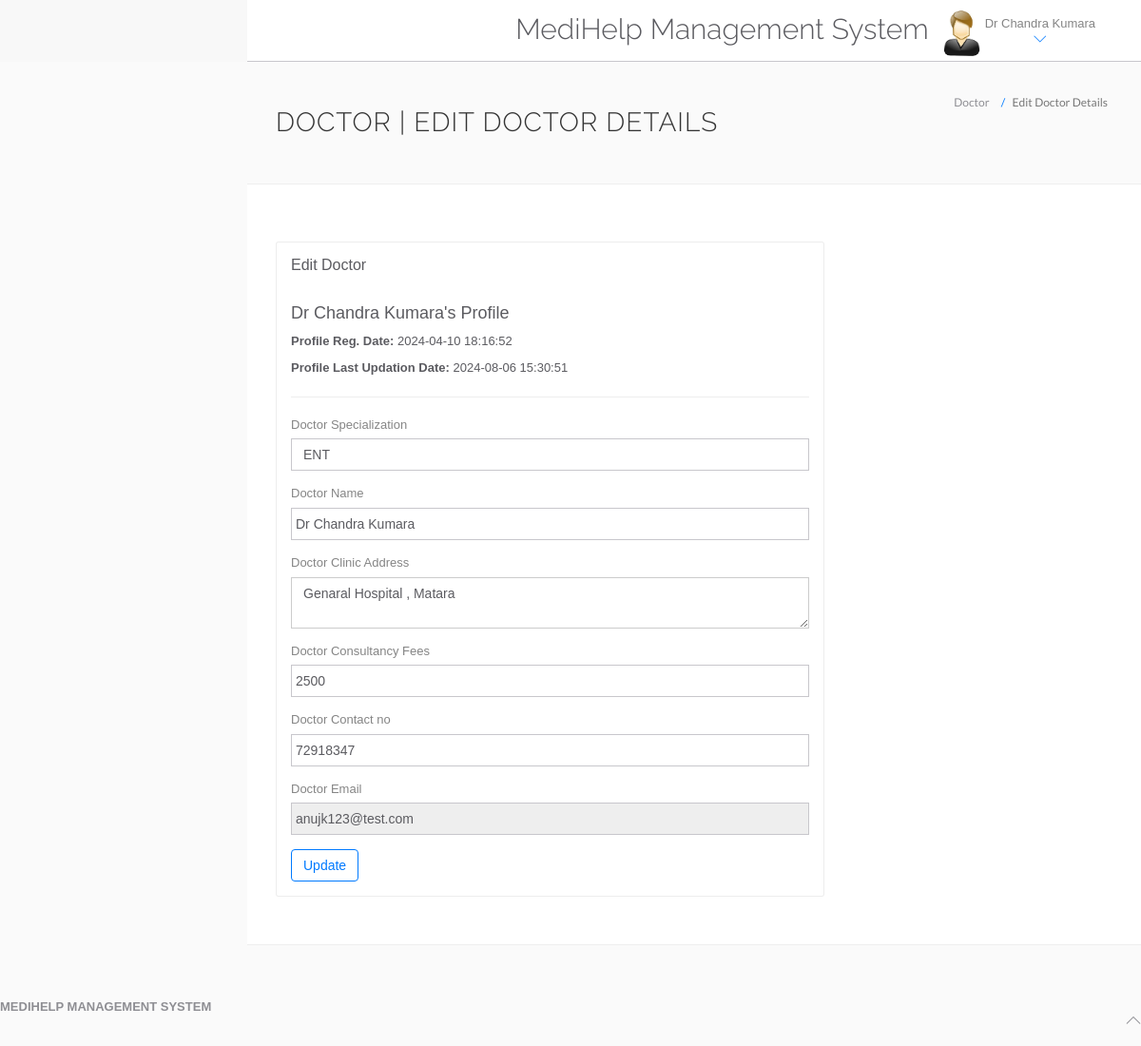
The app's page /hms/doctor/edit-profile.php (signed in) with its own data.
### tables this page shows
CREATE TABLE `doctors` (
  `id` int(11) NOT NULL,
  `specilization` varchar(255) DEFAULT NULL,
  `doctorName` varchar(255) DEFAULT NULL,
  `address` longtext DEFAULT NULL,
  `docFees` varchar(255) DEFAULT NULL,
  `contactno` bigint(11) DEFAULT NULL,
  `docEmail` varchar(255) DEFAULT NULL,
  `password` varchar(255) DEFAULT NULL,
  `creationDate` timestamp NULL DEFAULT current_timestamp(),
  `updationDate` timestamp NULL DEFAULT NULL ON UPDATE current_timestamp()
);

### hms/doctor/edit-profile.php (the view, shortened to what this page needs)
<?php
include('include/config.php');
if(strlen($_SESSION['id']==0)) {
 header('location:logout.php');
  } else{
?>
<!DOCTYPE html>
<html lang="en">
	<head>
		<link rel="stylesheet" href="vendor/bootstrap/css/bootstrap.min.css">
		<link rel="stylesheet" href="vendor/fontawesome/css/font-awesome.min.css">
		<link rel="stylesheet" href="vendor/themify-icons/themify-icons.min.css">
		<link href="vendor/animate.css/animate.min.css" rel="stylesheet" media="screen">
		<link href="vendor/perfect-scrollbar/perfect-scrollbar.min.css" rel="stylesheet" media="screen">
		<link href="vendor/switchery/switchery.min.css" rel="stylesheet" media="screen">
		<link href="vendor/bootstrap-touchspin/jquery.bootstrap-touchspin.min.css" rel="stylesheet" media="screen">
		<link href="vendor/select2/select2.min.css" rel="stylesheet" media="screen">
		<link href="vendor/bootstrap-datepicker/bootstrap-datepicker3.standalone.min.css" rel="stylesheet" media="screen">
		<link href="vendor/bootstrap-timepicker/bootstrap-timepicker.min.css" rel="stylesheet" media="screen">
		<link rel="stylesheet" href="assets/css/styles.css">
		<link rel="stylesheet" href="assets/css/plugins.css">
		<link rel="stylesheet" href="assets/css/themes/theme-1.css" id="skin_color" />
	</head>
	<body>
		<div id="app">
			<div class="app-content">
				<?php include('include/header.php');?>
				<div class="main-content" >
					<div class="wrap-content container" id="container">
						<section id="page-title">
							<div class="row">
								<div class="col-sm-8">
									<h1 class="mainTitle">Doctor | Edit Doctor Details</h1>
																	</div>
								<ol class="breadcrumb">
									<li>
										<span>Doctor</span>
									</li>
									<li class="active">
										<span>Edit Doctor Details</span>
									</li>
								</ol>
							</div>
						</section>
						<div class="container-fluid container-fullw bg-white">
							<div class="row">
								<div class="col-md-12">
									<div class="row margin-top-30">
										<div class="col-lg-8 col-md-12">
											<div class="panel panel-white">
												<div class="panel-heading">
													<h5 class="panel-title">Edit Doctor</h5>
												</div>
												<div class="panel-body">
									<?php
$did=$_SESSION['dlogin'];
$sql=mysqli_query($con,"select * from doctors where docEmail='$did'");
while($data=mysqli_fetch_array($sql))
{
?>
<h4><?php echo htmlentities($data['doctorName']);?>'s Profile</h4>
<p><b>Profile Reg. Date: </b><?php echo htmlentities($data['creationDate']);?></p>
<?php if($data['updationDate']){?>
<p><b>Profile Last Updation Date: </b><?php echo htmlentities($data['updationDate']);?></p>
<?php } ?>
<hr />
													<form role="form" name="adddoc" method="post" onSubmit="return valid();">
														<div class="form-group">
															<label for="DoctorSpecialization">
																Doctor Specialization
															</label>
							<select name="Doctorspecialization" class="form-control" required="required">
					<option value="<?php echo htmlentities($data['specilization']);?>">
					<?php echo htmlentities($data['specilization']);?></option>
															</select>
														</div>
<div class="form-group">
															<label for="doctorname">
																 Doctor Name
															</label>
	<input type="text" name="docname" class="form-control" value="<?php echo htmlentities($data['doctorName']);?>" >
														</div>
<div class="form-group">
															<label for="address">
																 Doctor Clinic Address
															</label>
					<textarea name="clinicaddress" class="form-control"><?php echo htmlentities($data['address']);?></textarea>
														</div>
<div class="form-group">
															<label for="fess">
																 Doctor Consultancy Fees
															</label>
		<input type="text" name="docfees" class="form-control" required="required"  value="<?php echo htmlentities($data['docFees']);?>" >
														</div>
<div class="form-group">
									<label for="fess">
																 Doctor Contact no
															</label>
					<input type="text" name="doccontact" class="form-control" required="required"  value="<?php echo htmlentities($data['contactno']);?>">
														</div>
<div class="form-group">
									<label for="fess">
																 Doctor Email
															</label>
					<input type="email" name="docemail" class="form-control"  readonly="readonly"  value="<?php echo htmlentities($data['docEmail']);?>">
														</div>
														<?php } ?>
														<button type="submit" name="submit" class="btn btn-o btn-primary">
															Update
														</button>
													</form>
												</div>
											</div>
										</div>
											</div>
										</div>
								</div>
					</div>
				</div>
			</div>
	<?php include('include/footer.php');?>
		</div>
	</body>
</html>
<?php } ?>

### hms/doctor/include/header.php (shortened to what this page needs)
<header class="navbar navbar-default navbar-static-top">
	<div class="navbar-collapse collapse">
		<ul class="nav navbar-right">
			<li style="padding-top:2% ">
				<h2>MediHelp Management System</h2>
			</li>
			<li class="dropdown current-user">
				<a href class="dropdown-toggle" data-toggle="dropdown">
					<img src="assets/images/images.jpg"> <span class="username">
						<?php $query = mysqli_query($con, "select doctorName from doctors where id='" . $_SESSION['id'] . "'");
						while ($row = mysqli_fetch_array($query)) {
							echo $row['doctorName'];
						}
						?> <i class="ti-angle-down"></i></i></span>
				</a>
			</li>
		</ul>
	</div>
</header>

### hms/doctor/assets/css/themes/theme-1.css (style rules this page uses)
body { background: #FAFAFA; }
header .navbar-collapse { background: #ffffff !important; border-bottom-color: #c8c7cc !important; box-shadow: none !important; }
header .navbar-collapse .navbar-right > li > a { color: #777; }
header .navbar-collapse .navbar-right > li > a i { color: #007aff !important; }

### records on screen
doctors: doctorName "Dr Chandra Kumara", creationDate "2024-04-10 18:16:52", updationDate "2024-08-06 15:30:51", Doctorspecialization "ENT", docname "Dr Chandra Kumara", clinicaddress "Genaral Hospital , Matara", docfees "2500", doccontact "72918347", docemail "anujk123@test.com"
